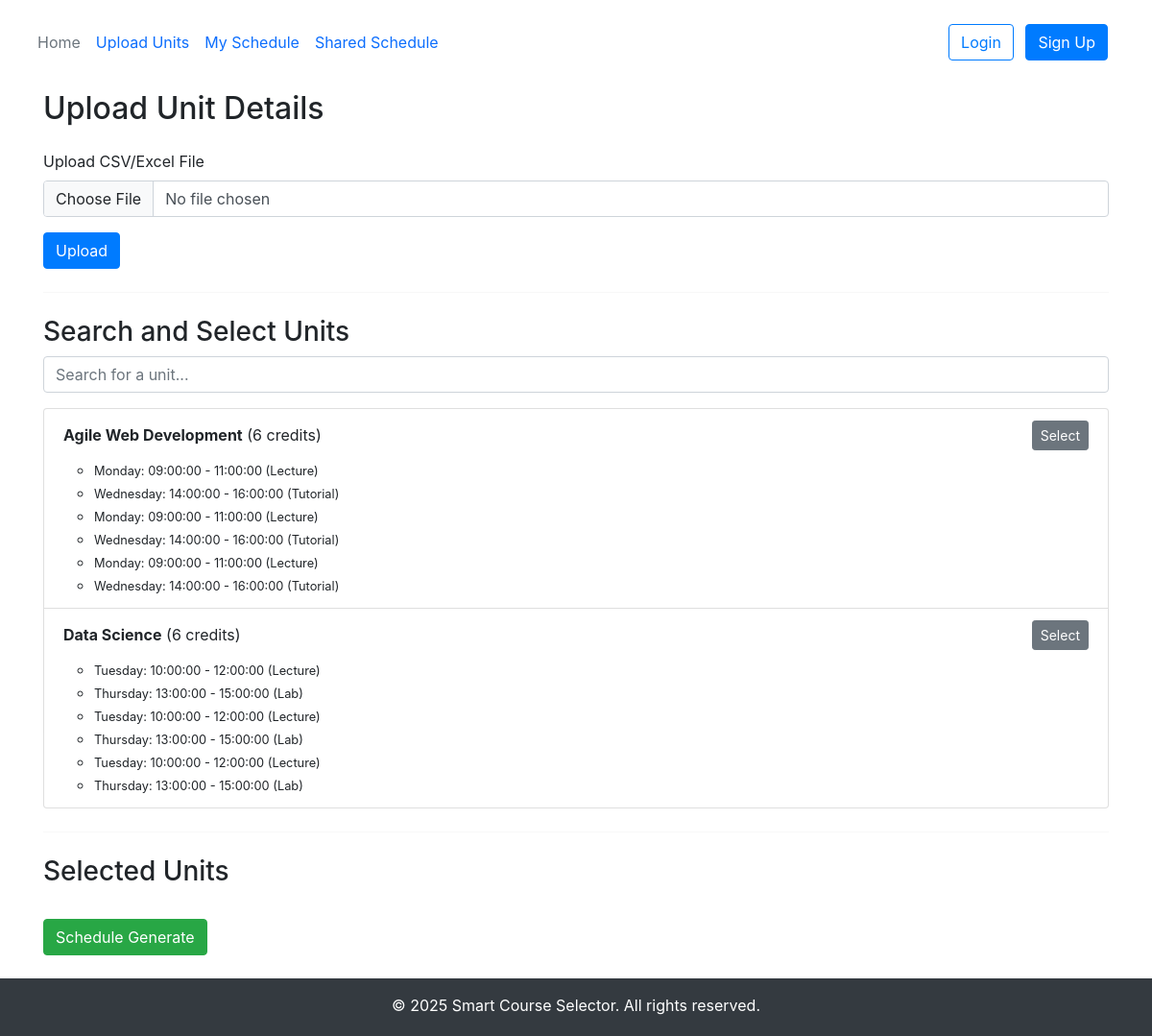
The app's page /unit/, older data.
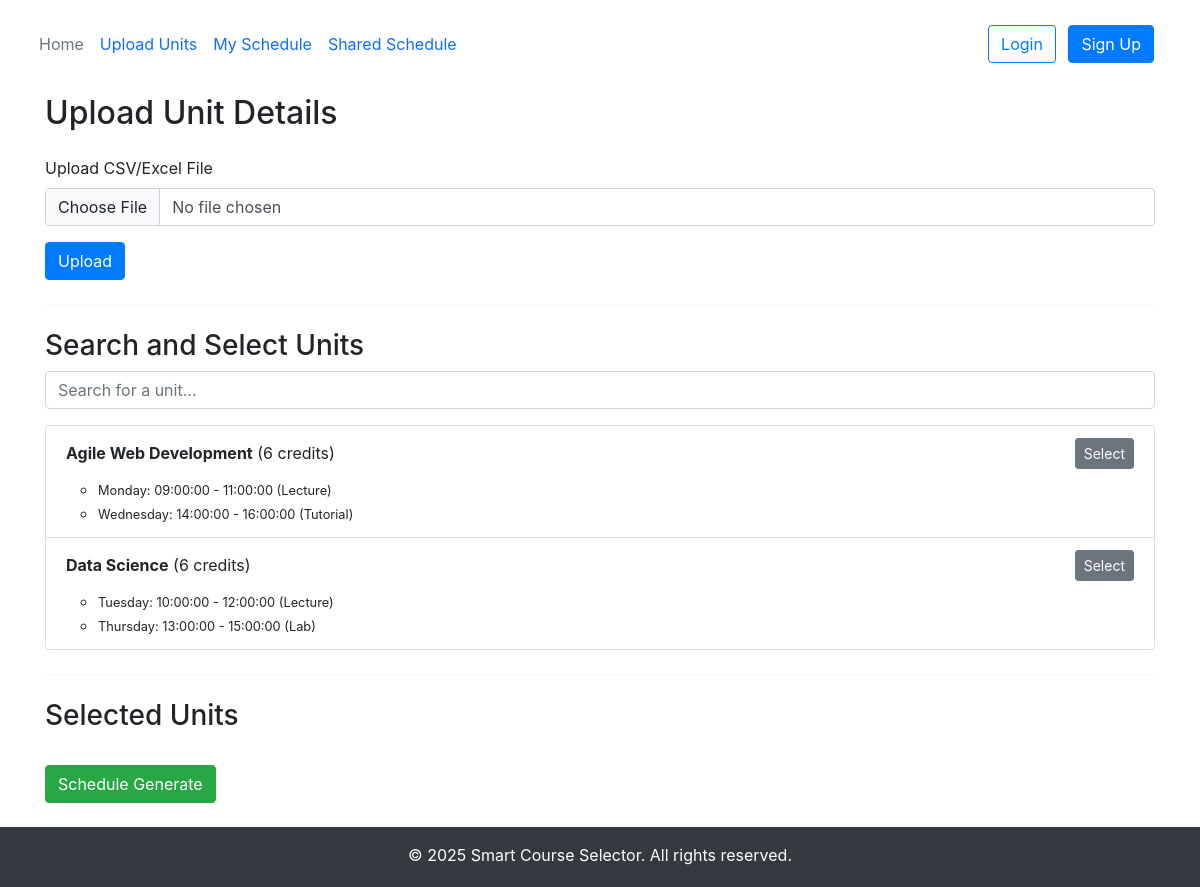
The same page, newer data.
### models.py (models this page shows)
class Unit(db.Model):
    id = db.Column(db.Integer, primary_key=True)
    code = db.Column(db.String(20), unique=True, nullable=False)
    name = db.Column(db.String(200), nullable=False)
    credit_points = db.Column(db.Integer, nullable=False)
    description = db.Column(db.Text)
    created_by = db.Column(db.Integer, db.ForeignKey('user.id'))
    created_at = db.Column(db.DateTime, default=datetime.utcnow)
    class_times = db.relationship('Classtime', backref='unit', lazy=True)

class Classtime(db.Model):
    id = db.Column(db.Integer, primary_key=True)
    unit_id = db.Column(db.Integer, db.ForeignKey('unit.id'), nullable=False)
    type = db.Column(db.String(50), nullable=False)  # e.g., Lecture, Tutorial, Lab
    day_of_week = db.Column(db.String(10), nullable=False)  # e.g., "Monday"
    start_time = db.Column(db.Time, nullable=False)
    end_time = db.Column(db.Time, nullable=False)
    created_at = db.Column(db.DateTime, default=datetime.utcnow)
    schedules = db.relationship('Schedule', secondary=schedule_classtime, back_populates='classtimes')

### routes/unit.py (the view)
@unit_bp.route('/')
def unit():
    units = Unit.query.all()
    return render_template('Unit.html', units=units)

### templates/Unit.html (shortened to what this page needs)
{% extends "base.html" %}
  {% block head %}
    <link href="{{ url_for('static', filename='css/unit.css') }}" rel="stylesheet">
  {% endblock %}
  {% block content %}
  <main class="container flex-grow-1 my-4">
  <h2 class="mb-4">Upload Unit Details</h2>
  <form method="POST" action="{{ url_for('unit.upload_unit') }}" enctype="multipart/form-data">
    <div class="mb-3">
      <label for="file" class="form-label">Upload CSV/Excel File</label>
      <input type="file" class="form-control" id="file" name="file" accept=".csv, .xlsx" required>
    </div>
    <button type="submit" class="btn btn-primary">Upload</button>
  </form>
  <hr class="my-4">
  <h3>Search and Select Units</h3>
  <div class="mb-3">
    <input type="text" class="form-control" id="search" placeholder="Search for a unit..." onkeyup="filterUnits()">
  </div>
  <ul class="list-group" id="unit-list">
    {% for unit in units %}
    <li class="list-group-item">
      <div class="d-flex justify-content-between align-items-center">
        <span>
          <strong>{{ unit.name }}</strong> ({{ unit.credit_points }} credits)
        </span>
        <button class="btn btn-sm btn-secondary"
        onclick="selectUnit('{{ unit.name }}','{{ unit.id }}')">
  Select
</button>
      </div>
      <ul class="mt-2">
        {% for timeslot in unit.class_times %}
        <li>
          <small>
            {{ timeslot.day_of_week }}: {{ timeslot.start_time }} - {{ timeslot.end_time }} ({{ timeslot.type }})
          </small>
        </li>
        {% endfor %}
      </ul>
    </li>
    {% endfor %}
  </ul>
  <hr class="my-4">
  <h3>Selected Units</h3>
  <div class="mt-4">
    <form method="POST" action="{{ url_for('schedule.generation') }}">
      <button type="submit" class="btn btn-success">Schedule Generate</button>
    </form>
  </div>
</main>
{% endblock %}

### templates/base.html (shortened to what this page needs)
<!DOCTYPE html>
<html lang="en">
<head>
  <link href="https://cdn.jsdelivr.net/npm/bootstrap@5.3.5/dist/css/bootstrap.min.css" rel="stylesheet">
  <link href="https://cdn.jsdelivr.net/npm/bootstrap-icons@1.11.3/font/bootstrap-icons.min.css" rel="stylesheet">
  <link href="https://stackpath.bootstrapcdn.com/bootstrap/4.5.2/css/bootstrap.min.css" rel="stylesheet">
  {% block head %}{% endblock %}
</head>
<body class="d-flex flex-column min-vh-100">
  <header id="main-header" class="navbar navbar-expand-md navbar-light fixed-top" style="background: transparent; backdrop-filter: blur(10px);">
    <div class="container-fluid d-flex flex-wrap align-items-center justify-content-center justify-content-md-between py-3">
      <ul class="nav col-12 col-md-auto mb-2 justify-content-center mb-md-0">
        <li><a href="{{ url_for('home') }}" class="nav-link px-2 link-secondary">Home</a></li>
        <li><a href="{{ url_for('unit.unit') }}" class="nav-link px-2">Upload Units</a></li>
        <li><a href="{{ url_for('My_Schedule') }}" class="nav-link px-2">My Schedule</a></li>
        <li><a href="{{ url_for('ShareSchedule') }}" class="nav-link px-2">Shared Schedule</a></li>
      </ul>
      <div class="col-md-3 text-end">
        <a href="{{ url_for('login') }}" class="btn btn-outline-primary me-2">Login</a>
        <a href="{{ url_for('register') }}" class="btn btn-primary">Sign Up</a>
      </div>
    </div>
  </header>
    {% block content %}{% endblock %}
  <footer class="bg-dark text-white text-center py-3 mt-auto">
    <p class="mb-1">&copy; 2025 Smart Course Selector. All rights reserved.</p>
  </footer>
</body>
</html>

### static/css/unit.css (style rules this page uses)
.container { padding-top: 70px; }

Row changes from the older to the newer data that the page shows:
removed Classtime: day_of_week "Monday", start_time "09:00:00", end_time "11:00:00", type "Lecture", shown under Unit "Agile Web Development"
removed Classtime: day_of_week "Wednesday", start_time "14:00:00", end_time "16:00:00", type "Tutorial", shown under Unit "Agile Web Development"
removed Classtime: day_of_week "Monday", start_time "09:00:00", end_time "11:00:00", type "Lecture", shown under Unit "Agile Web Development"
removed Classtime: day_of_week "Wednesday", start_time "14:00:00", end_time "16:00:00", type "Tutorial", shown under Unit "Agile Web Development"
removed Classtime: day_of_week "Tuesday", start_time "10:00:00", end_time "12:00:00", type "Lecture", shown under Unit "Data Science"
removed Classtime: day_of_week "Thursday", start_time "13:00:00", end_time "15:00:00", type "Lab", shown under Unit "Data Science"
removed Classtime: day_of_week "Tuesday", start_time "10:00:00", end_time "12:00:00", type "Lecture", shown under Unit "Data Science"
removed Classtime: day_of_week "Thursday", start_time "13:00:00", end_time "15:00:00", type "Lab", shown under Unit "Data Science"
